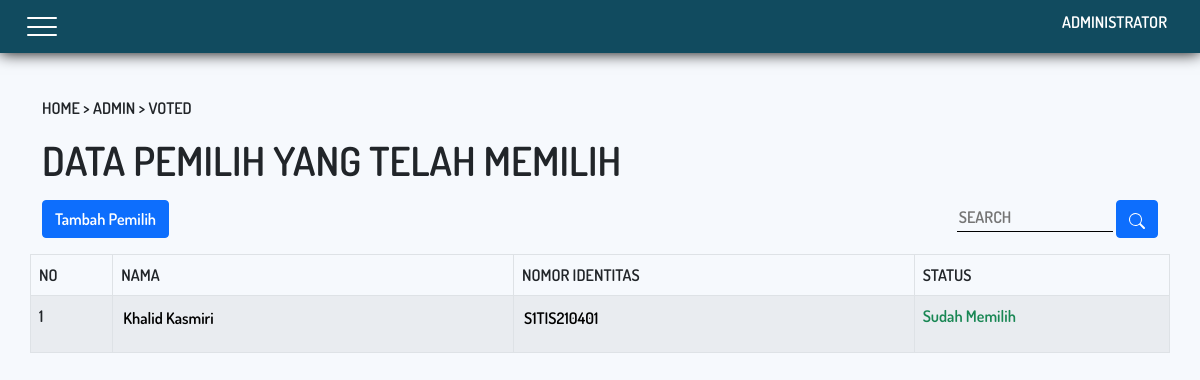
Screenshot of /admin/voted.php (signed in) with the database file from the repository.
### tables this page shows
CREATE TABLE `data_induk_pemilih` (
  `id_voter` int(4) NOT NULL,
  `identity_number` varchar(13) NOT NULL,
  `name` varchar(60) NOT NULL,
  `voter_token` varchar(30) NOT NULL,
  `is_voted` int(1) NOT NULL
);

### admin/voted.php (the view, shortened to what this page needs)
<?php
function query($query)
{
    $result = mysqli_query($GLOBALS['conn'], $query);
    $rows = [];
    while ($row = mysqli_fetch_assoc($result)) {
        $rows[] = $row;
    }
    return $rows;
}
$voters_data = query("SELECT * FROM data_induk_pemilih WHERE is_voted = 1");
$count_voters_data = count(query("SELECT * FROM data_induk_pemilih WHERE is_voted = 1"));
?>
<!DOCTYPE html>
<html lang="en">
<head>
    <link rel="stylesheet" href="../aset/css/bootstrap.css">
    <link rel="stylesheet" href="../aset/css/style.css">
</head>
<body>
    <nav class="navbar fixed-top" id="navbar" data-scroll-index="0">
        <div class="container-fluid">
            <button class="navbar-toggler" type="button" data-bs-toggle="collapse" data-bs-target="#navbarNav" aria-controls="navbarNav" aria-expanded="false" aria-label="Toggle navigation">
                <span></span>
                <span></span>
                <span></span>
            </button>
            <h1 class="navbar-brand">ADMINISTRATOR</h1>
        </div>
    </nav>
    <section class="jumbotron-2 mt-5 pt-5">
        <div class="container">
            <div class="row">
                <p>
                    <a href="../">HOME</a> >
                    <a href="dashboard">ADMIN</a> >
                    VOTED
                </p>
            </div>
        </div>
    </section>
    <section class="data-voters">
        <div class="container">
            <div class="row">
                <h1 class="mb-3">DATA PEMILIH YANG TELAH MEMILIH</h1>
            </div>
            <div class="row">
                <div class="col-md-6 add-voters">
                    <a class="btn btn-md btn-primary">
                        Tambah Pemilih
                    </a>
                </div>
                <div class="col-md-6 search-voters">
                    <form action="voters-search" method="get">
                        <input type="search" name="search" id="search" placeholder="SEARCH">
                        <button type="submit" class="btn btn-md btn-primary">
                        </button>
                    </form>
                </div>
            </div>
            <div class="row">
                <?php if ($count_voters_data > 0) {
                    uasort($voters_data, function ($a, $b) {
                        return strnatcasecmp($a['identity_number'], $b['identity_number']);
                    });
                ?>
                    <table class="table table-striped table-hover table-bordered mt-3">
                        <thead>
                            <tr>
                                <th scope="col">NO</th>
                                <th scope="col">NAMA</th>
                                <th scope="col">NOMOR IDENTITAS</th>
                                <th scope="col">STATUS</th>
                            </tr>
                        </thead>
                        <tbody>
                            <?php $i = 1; ?>
                            <?php foreach ($voters_data as $voter) { ?>
                                <tr>
                                    <th scope="row">
                                        <?= $i ?>
                                    </th>
                                    <td>
                                        <input type="text" value="<?= $voter['name']; ?>">
                                    </td>
                                    <td>
                                        <input type="text" value="<?= $voter['identity_number']; ?>">
                                    </td>
                                    <td>
                                        <?php
                                        $isvoted = $voter['is_voted'];
                                        if ($isvoted == 1) {
                                        ?>
                                            <p class="text-success">Sudah Memilih</p>
                                        <?php
                                        } else {
                                        ?>
                                            <p class="text-danger">Belum Memilih</p>
                                        <?php
                                        }
                                        ?>
                                    </td>
                                </tr>
                                <?php $i = $i + 1 ?>
                            <?php } ?>
                        </tbody>
                    </table>
                <?php } else { ?>
                    <h2 class="mt-3">Tidak Ada Data</h2>
                <?php } ?>
            </div>
        </div>
    </section>
</body>
</html>

### aset/css/style.css (style rules this page uses)
* { margin: 0; padding: 0; }
body { background-color: #f6f9fd; overflow-x: hidden; }
a { color: inherit; text-decoration: inherit; font-style: inherit; }
:root { --papper-texture : url('../images/papper-texture.jpg'); --ripped-papper : url('../images/ripped-papper.png'); --ripped-papper-3x1 : url('../images/ripped-papper-3x1.png'); --ripped-papper-2 : url('../images/ripped-papper-2.png'); --ripped-papper-2-3x1 : url('../images/ripped-papper-2-3x1.png'); --paper-texture-3 : url('../images/paper-texture-3.jpg'); --havana-sunset-sans-outline: havana-sunset-sans-outline; --havana-sunset-script-alt: havana-sunset-script-alt; --havana-sunset-script: havana-sunset-script; --havana-sunsetsans-filled-havana: havana-sunsetsans-filled-havana; --Gilbert-Einstein: Gilbert-Einstein; --Dosis-bold: Dosis-bold; --Dosis-ExtraBold: Dosis-ExtraBold; --Dosis-ExtraLight: Dosis-ExtraLight; --Dosis-Light: Dosis-Light; --Dosis-Medium: Dosis-Medium; --Dosis-regular: Dosis-regular; --Dosis-SemiBold: Dosis-SemiBold; --Dosis-VariableFont_wght: Dosis-VariableFont_wght; }
.navbar { background-color: #114B5F; box-shadow: 0 0 15px #000000; z-index: 99; color: white; overflow-x: hidden; }
.navbar .navbar-brand { opacity: 1; font-size: 1em; padding: 5px; font-family: Dosis-semiBold; }
.navbar-toggler { box-shadow: none !important; border: none; display: flex; flex-direction: column; position: relative; }
.navbar-toggler span { width: 30px; height: 2.1px; border-radius: 10px; display: absolute; background-color: white; margin: 3px; transition: 0.5s; }
.navbar-toggler span:nth-child(1) { transform-origin: center; animation: navtogspan1 1s ease-in-out forwards; }
.navbar-toggler span:nth-child(2) { transform-origin: center; animation: navtogspan2 1s ease-in-out forwards; transition: 0.5s; }
.navbar-toggler span:nth-child(3) { transform-origin: center; animation: navtogspan3 1s ease-in-out forwards; }
.data-voters { font-family: Dosis-semiBold; }
.data-voters .search-voters { text-align: right; }
.data-voters .search-voters input { background-color: transparent; border: none; border-bottom: 1px solid black; padding: 2px; outline: none; }
.data-voters .table input { background-color: transparent; border: none; padding: 2px; outline: none; }
.data-voters .row:nth-child(3) { -ms-overflow-style: none; scrollbar-width: none; overflow: scroll; }
@media screen and (min-width: 576px) { .data-voters .search-voters { text-align: left; } }
@media screen and (min-width: 768px) { .data-voters .search-voters { text-align: right; } }
.add-voters { font-family: Dosis-semiBold; }
.vote .card, h1, h2 { z-index: 5; }
.jumbotron-2 { font-family: Dosis-semiBold;; }

### rows the page displays
data_induk_pemilih: name "Khalid Kasmiri", identity_number "S1TIS210401", is_voted "Sudah Memilih"
